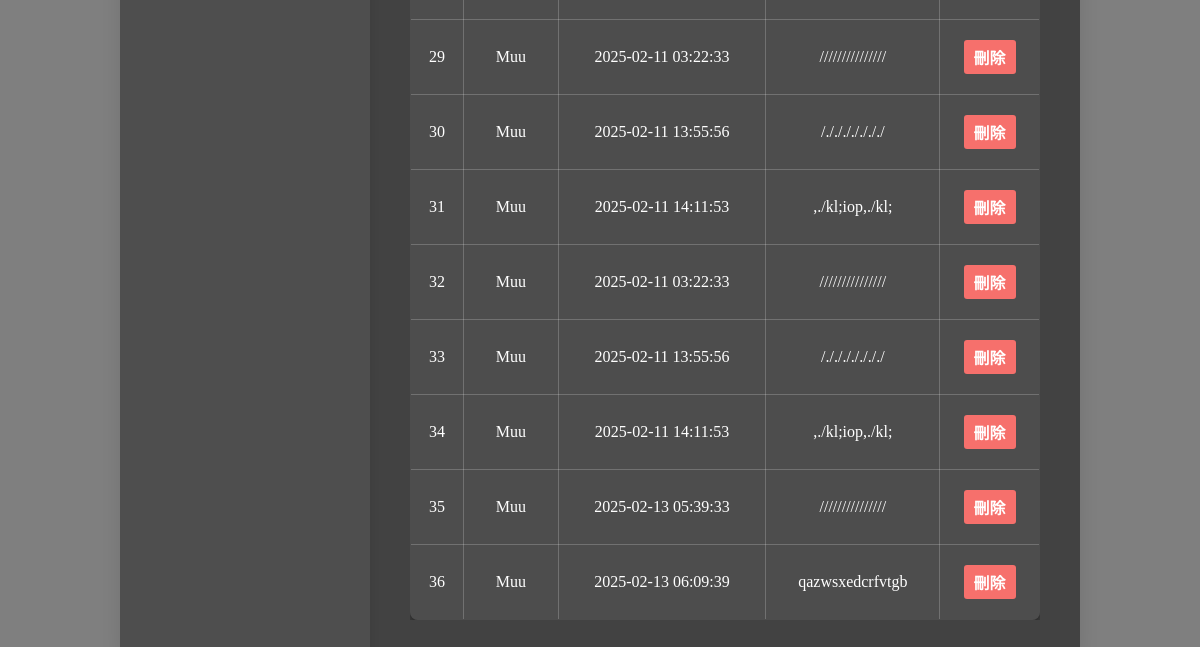
The page /scan_records/ (lower part) on the database as committed earlier.
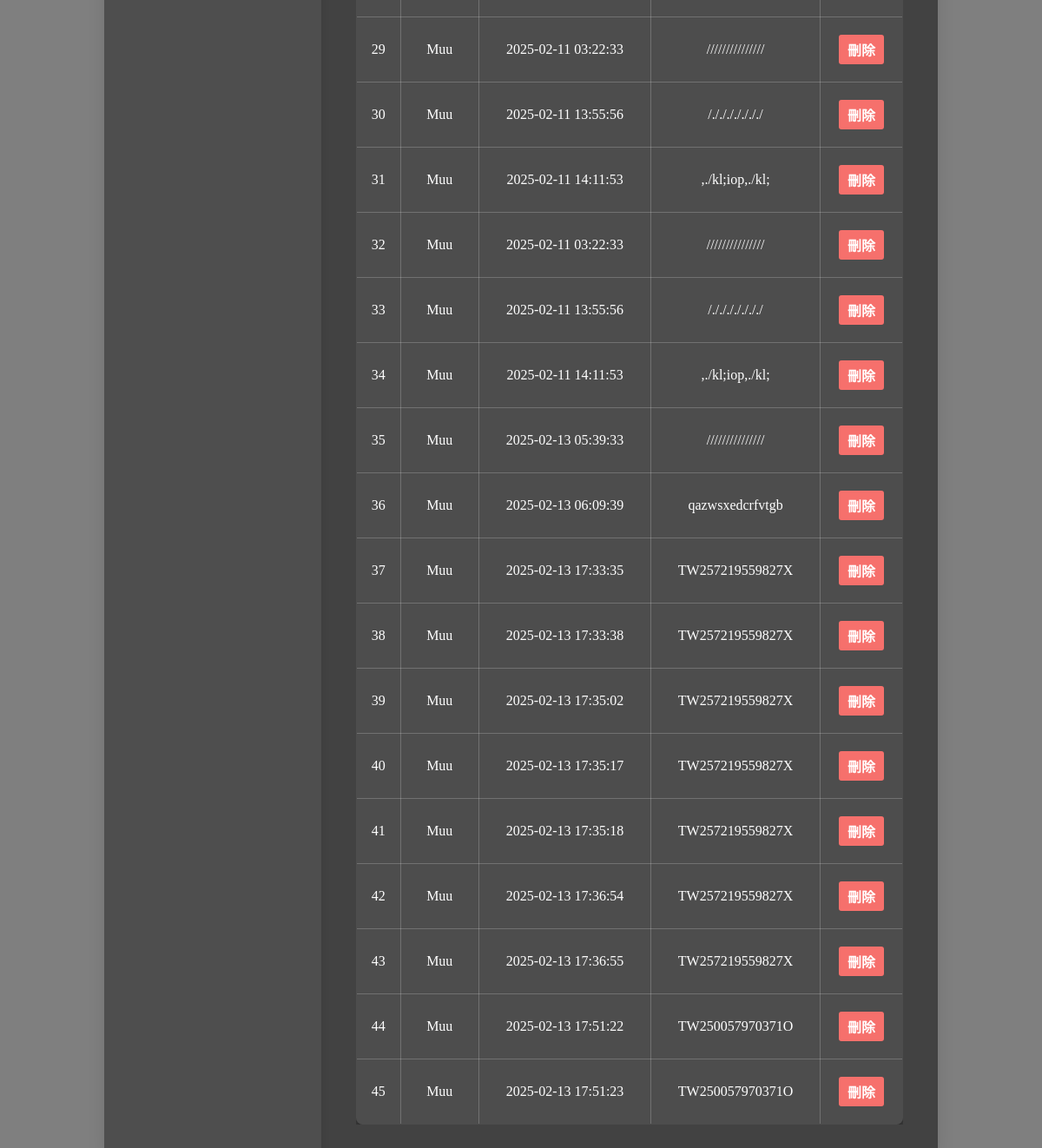
The same page on the database as committed later.
### tables this page shows
CREATE TABLE user_data (
    id INTEGER PRIMARY KEY AUTOINCREMENT,
    username TEXT NOT NULL,
    timestamp TEXT NOT NULL,
    qr_data TEXT NOT NULL,
    FOREIGN KEY(username) REFERENCES users(username)
);

### qr_api.py (the view)
    @app.route('/scan_records/', methods=['GET'])
    def scan_records():
        try:
            date = request.args.get('date')
            if date:
                records = query_db(
                    'SELECT username, timestamp, qr_data, id FROM user_data WHERE DATE(timestamp) = DATE(?)',
                    [date]
                )
            else:
                records = query_db(
                    'SELECT username, timestamp, qr_data, id FROM user_data'
                )
            records = [row_to_dict(row) for row in records]
            dates = query_db(
                'SELECT DISTINCT DATE(timestamp) as date FROM user_data ORDER BY date DESC'
            )
            dates = [row['date'] for row in dates]
            return render_template('scan_records.html', records=records, dates=dates)
        except Exception as e:
            app.logger.error(f"Error fetching scan records: {e}")
            return jsonify(status='error', message='Internal server error')

### qr_api.py (called while the page is built)
def get_db():
    if 'db' not in g:
        g.db = sqlite3.connect(
            current_app.config['DATABASE'],
            detect_types=sqlite3.PARSE_DECLTYPES
        )
        g.db.row_factory = sqlite3.Row
    return g.db

def query_db(query, args=(), one=False):
    try:
        cur = get_db().execute(query, args)
        rv = cur.fetchall()
        cur.close()
        get_db().commit()
        return (rv[0] if rv else None) if one else rv
    except Exception as e:
        current_app.logger.error(f"Database error: {e}")
        raise

def row_to_dict(row):
    return {key: row[key] for key in row.keys()}

### templates/scan_records.html (shortened to what this page needs)
<!DOCTYPE html>
<html lang="en">
<head>
    <link rel="stylesheet" href="{{ url_for('static', filename='css/static.css') }}">
    <link rel="stylesheet" href="{{ url_for('static', filename='css/scan_records.css') }}">
</head>
<body>
    <div class="container">
        <div class="sidebar">
        </div>
        <div class="main-content">
            <div class="table-section">
                <table>
                    <tbody id="scan-records-table">
                        {% for record in records %}
                        <tr>
                            <td>{{ loop.index }}</td>
                            <td>{{ record.username }}</td>
                            <td>{{ record.timestamp }}</td>
                            <td>{{ record.qr_data }}</td>
                            <td><button onclick="deleteRecord({{ record.id }})">刪除</button></td>
                        </tr>
                        {% endfor %}
                    </tbody>
                </table>
            </div>
        </div>
    </div>
</body>
</html>

### static/css/static.css (style rules this page uses)
body { font-family: 'Cormorant Garamond', serif; background: linear-gradient(rgba(0, 0, 0, 0.5), rgba(0, 0, 0, 0.5)), url('https://live.staticflickr.com/4266/35030500056_40bf6ccc65.jpg') no-repeat center center fixed; background-size: cover; color: #f0f0f0; margin: 0; padding: 0; display: flex; justify-content: center; align-items: center; min-height: 100vh; flex-direction: column; }
.container { display: flex; width: 80%; max-width: 1200px; box-shadow: 0 0 20px rgba(0, 0, 0, 0.1); border-radius: 12px; overflow: hidden; background-color: rgba(60, 60, 60, 0.9); }
.sidebar { background-color: rgba(80, 80, 80, 0.9); width: 25%; padding: 20px; box-shadow: 0 0 10px rgba(0, 0, 0, 0.1); }
.main-content { width: 75%; padding: 40px; text-align: center; }
button { padding: 10px 20px; background: rgba(100, 100, 100, 0.6); color: #fff; border: 1px solid rgba(255, 255, 255, 0.2); border-radius: 8px; cursor: pointer; transition: background-color 0.3s, transform 0.3s; font-weight: 700; font-size: 16px; backdrop-filter: blur(10px); margin: 8px 0; }
.table-section { margin-top: 20px; overflow-x: auto; }
table { width: 100%; border-collapse: collapse; margin-top: 20px; background: rgba(80, 80, 80, 0.8); color: #fff; border-radius: 8px; overflow: hidden; box-shadow: 0 4px 10px rgba(0, 0, 0, 0.5); }
table, th, td { border: 1px solid rgba(255, 255, 255, 0.2); }

### static/css/scan_records.css (style rules this page uses)
body { font-family: 'Cormorant Garamond', serif; background: linear-gradient(rgba(0, 0, 0, 0.5), rgba(0, 0, 0, 0.5)), url('https://live.staticflickr.com/4266/35030500056_40bf6ccc65.jpg') no-repeat center center fixed; background-size: cover; color: #f0f0f0; margin: 0; padding: 0; display: flex; justify-content: center; align-items: center; min-height: 100vh; flex-direction: column; }
.container { display: flex; width: 80%; max-width: 1200px; box-shadow: 0 0 20px rgba(0, 0, 0, 0.1); border-radius: 12px; overflow: hidden; background-color: rgba(60, 60, 60, 0.9); }
.sidebar { background-color: rgba(80, 80, 80, 0.9); width: 25%; padding: 20px; box-shadow: 0 0 10px rgba(0, 0, 0, 0.1); }
.main-content { width: 75%; padding: 40px; text-align: center; }
.table-section { margin-top: 20px; }
table { width: 100%; border-collapse: collapse; margin-top: 20px; background: rgba(80, 80, 80, 0.8); color: #fff; border-radius: 8px; overflow: hidden; box-shadow: 0 4px 10px rgba(0, 0, 0, 0.5); }
table, th, td { border: 1px solid rgba(255, 255, 255, 0.2); }
button { background-color: #f6706c; color: white; border: none; padding: 5px 10px; cursor: pointer; border-radius: 3px; }

Rows that differ between the two databases and show on the page:
added user_data: username "Muu", timestamp "2025-02-13 17:33:35", qr_data "TW257219559827X"
added user_data: username "Muu", timestamp "2025-02-13 17:33:38", qr_data "TW257219559827X"
added user_data: username "Muu", timestamp "2025-02-13 17:35:02", qr_data "TW257219559827X"
added user_data: username "Muu", timestamp "2025-02-13 17:35:17", qr_data "TW257219559827X"
added user_data: username "Muu", timestamp "2025-02-13 17:35:18", qr_data "TW257219559827X"
added user_data: username "Muu", timestamp "2025-02-13 17:36:54", qr_data "TW257219559827X"
added user_data: username "Muu", timestamp "2025-02-13 17:36:55", qr_data "TW257219559827X"
added user_data: username "Muu", timestamp "2025-02-13 17:51:22", qr_data "TW250057970371O"
added user_data: username "Muu", timestamp "2025-02-13 17:51:23", qr_data "TW250057970371O"
